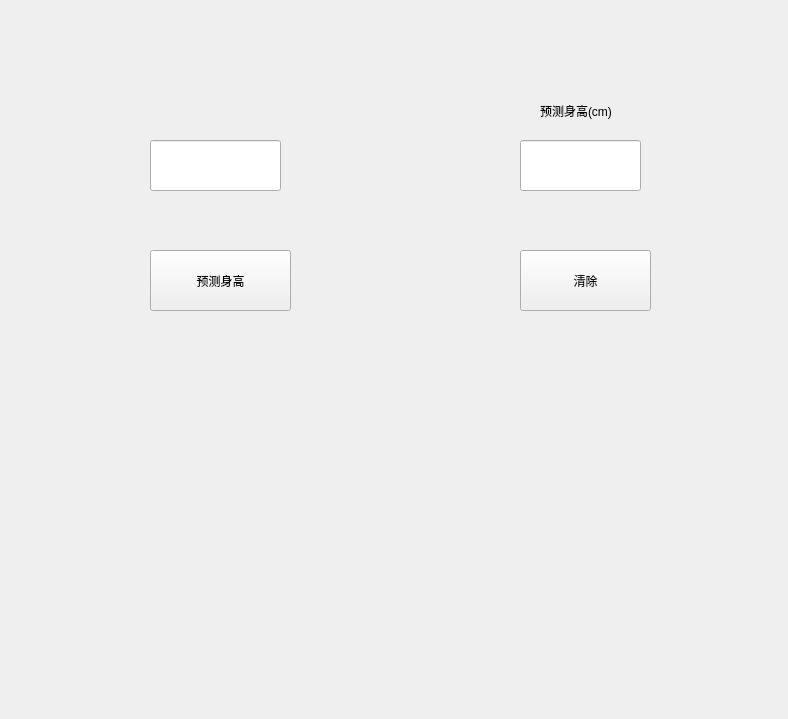
<?xml version="1.0" encoding="UTF-8"?>
<ui version="4.0">
 <class>Form</class>
 <widget class="QWidget" name="Form">
  <property name="geometry">
   <rect>
    <x>0</x>
    <y>0</y>
    <width>788</width>
    <height>719</height>
   </rect>
  </property>
  <property name="windowTitle">
   <string>Form</string>
  </property>
  <widget class="QPushButton" name="pushButton">
   <property name="geometry">
    <rect>
     <x>150</x>
     <y>250</y>
     <width>141</width>
     <height>61</height>
    </rect>
   </property>
   <property name="text">
    <string>预测身高</string>
   </property>
  </widget>
  <widget class="QPushButton" name="pushButton_2">
   <property name="geometry">
    <rect>
     <x>520</x>
     <y>250</y>
     <width>131</width>
     <height>61</height>
    </rect>
   </property>
   <property name="text">
    <string>清除</string>
   </property>
  </widget>
  <widget class="QLineEdit" name="lineEdit">
   <property name="geometry">
    <rect>
     <x>150</x>
     <y>140</y>
     <width>131</width>
     <height>51</height>
    </rect>
   </property>
  </widget>
  <widget class="QLineEdit" name="lineEdit_2">
   <property name="geometry">
    <rect>
     <x>520</x>
     <y>140</y>
     <width>121</width>
     <height>51</height>
    </rect>
   </property>
  </widget>
  <widget class="QLabel" name="label_2">
   <property name="geometry">
    <rect>
     <x>540</x>
     <y>100</y>
     <width>101</width>
     <height>21</height>
    </rect>
   </property>
   <property name="text">
    <string>预测身高(cm)</string>
   </property>
  </widget>
 </widget>
 <resources/>
 <connections/>
</ui>
